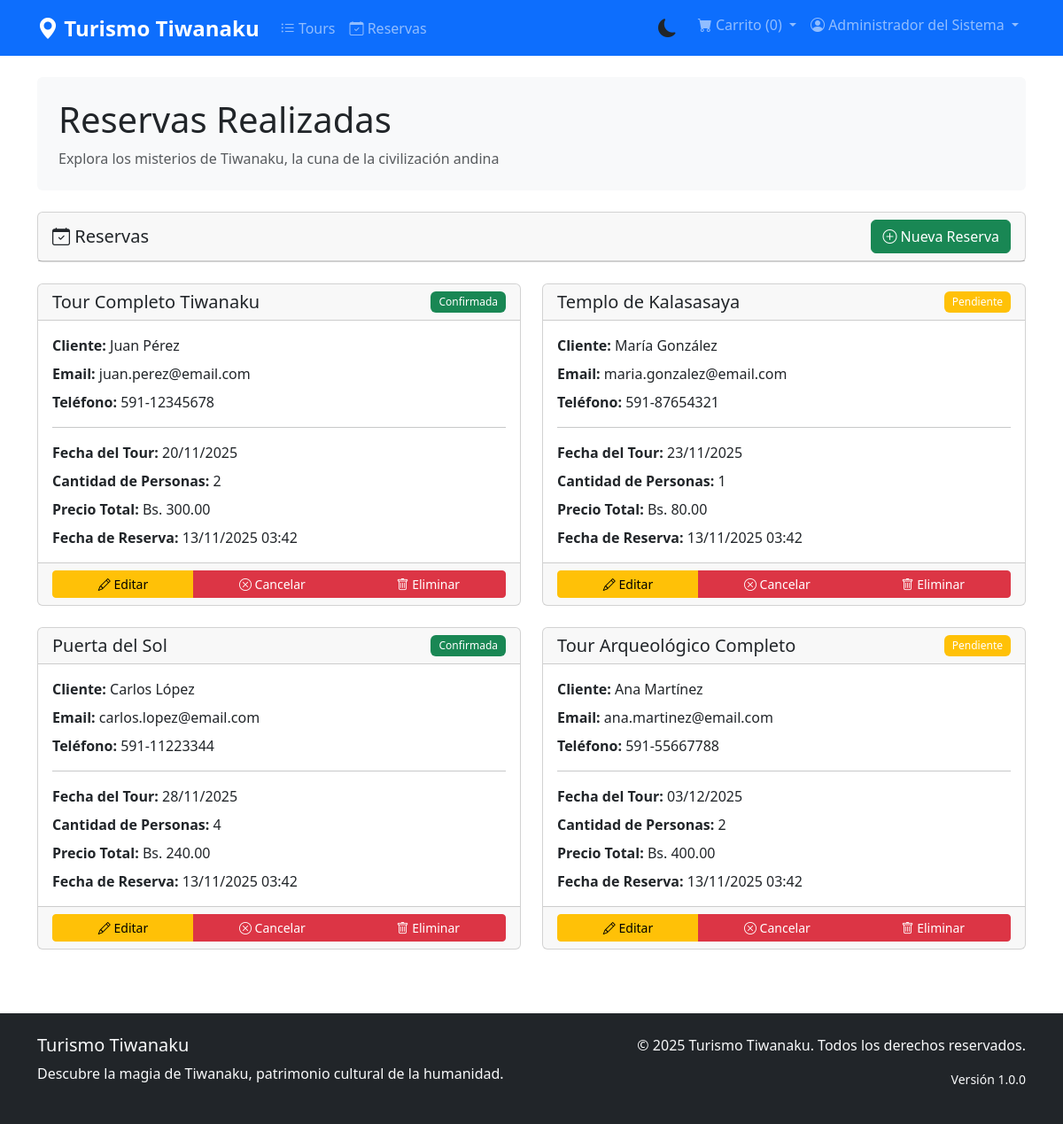
The page /index.php?controller=reservation&action=list (signed in) on the database its author committed.
### tables this page shows
CREATE TABLE IF NOT EXISTS reservations (
    id INT AUTO_INCREMENT PRIMARY KEY,
    tour_id INT NOT NULL,
    cliente_nombre VARCHAR(255) NOT NULL,
    cliente_email VARCHAR(255) NOT NULL,
    cliente_telefono VARCHAR(50) NOT NULL,
    cantidad_personas INT NOT NULL,
    fecha_tour DATE NOT NULL,
    estado ENUM('pendiente', 'confirmada', 'cancelada') DEFAULT 'pendiente',
    fecha_reserva DATETIME DEFAULT CURRENT_TIMESTAMP,
    fecha_actualizacion DATETIME DEFAULT CURRENT_TIMESTAMP ON UPDATE CURRENT_TIMESTAMP,
    FOREIGN KEY (tour_id) REFERENCES tours(id) ON DELETE CASCADE,
    INDEX idx_tour_id (tour_id),
    INDEX idx_estado (estado),
    INDEX idx_fecha_tour (fecha_tour),
    INDEX idx_fecha_reserva (fecha_reserva)
);

CREATE TABLE IF NOT EXISTS tours (
    id INT AUTO_INCREMENT PRIMARY KEY,
    nombre VARCHAR(255) NOT NULL,
    descripcion TEXT NOT NULL,
    categoria VARCHAR(100) NOT NULL,
    precio DECIMAL(10, 2) NOT NULL,
    duracion INT NOT NULL COMMENT 'Duración en horas',
    cupos_disponibles INT NOT NULL DEFAULT 0,
    fecha_creacion DATETIME DEFAULT CURRENT_TIMESTAMP,
    fecha_actualizacion DATETIME DEFAULT CURRENT_TIMESTAMP ON UPDATE CURRENT_TIMESTAMP,
    INDEX idx_categoria (categoria),
    INDEX idx_precio (precio),
    INDEX idx_fecha_creacion (fecha_creacion)
);

### index.php (called while the page is built, shortened)
<?php
require_once __DIR__ . '/model/db.php';
$controlador = new $nombre_controlador();
$datos_a_vista["data"] = array();
if(method_exists($controlador,$_GET["action"])) $datos_a_vista["data"] = $controlador->{$_GET["action"]}();
require_once __DIR__ . '/view/template/header.php';
require_once __DIR__ . '/view/'.$controlador->view.'.php';
require_once __DIR__ . '/view/template/footer.php';
?>

### controller/reservation.php (called while the page is built, shortened)
<?php
require_once __DIR__ . '/../model/reservation.php';
class ReservationController{
	public function __construct() {
		$this->objeto_reserva = new Reservation();
	}
	public function list(){
		return $this->objeto_reserva->getReservations([]);
	}
}
?>

### model/db.php (called while the page is built, shortened)
<?php
class Db {
	public function __construct() {
		$this->host = constant('DB_HOST');
		$this->db = constant('DB');
		$this->user = constant('DB_USER');
		$this->pass = constant('DB_PASS');
		try {
           $this->conection = new PDO('mysql:host='.$this->host.';dbname='.$this->db, $this->user, $this->pass);
        } catch (PDOException $e) {
            echo "Error de conexión: " . $e->getMessage();
            exit();
        }
	}
}
?>

### model/reservation.php (called while the page is built, shortened)
<?php
require_once __DIR__ . '/db.php';
class Reservation {
	private $table = 'reservations';
	private $conection;
	public function getConection(){
		$dbObj = new Db();
		$this->conection = $dbObj->conection;
	}
	public function getReservations($filters = []){
		$sql = "SELECT r.*, t.nombre as tour_nombre, t.precio as tour_precio
				FROM ".$this->table." r
				INNER JOIN tours t ON r.tour_id = t.id
				ORDER BY r.fecha_reserva DESC";
		$stmt = $this->conection->prepare($sql);
		$stmt->execute();
		return $stmt->fetchAll();
	}
}
?>

### view/listar_reservas.php (the view, shortened to what this page needs)
<div class="row mb-4">
	<div class="col-md-12">
		<div class="card">
			<div class="card-header d-flex justify-content-between align-items-center">
				<h5 class="mb-0"><i class="bi bi-calendar-check"></i> Reservas</h5>
				<a href="index.php?controller=reservation&action=create" class="btn btn-success">
					<i class="bi bi-plus-circle"></i> Nueva Reserva
				</a>
			</div>
		</div>
	</div>
</div>
<div class="row">
	<?php
	if(isset($datos_a_vista['data']) && count($datos_a_vista['data']) > 0){
		foreach($datos_a_vista['data'] as $reservation){
			$badgeClass = 'bg-secondary';
			if($reservation['estado'] == 'confirmada') $badgeClass = 'bg-success';
			if($reservation['estado'] == 'pendiente') $badgeClass = 'bg-warning';
			?>
			<div class="col-md-6 mb-4">
				<div class="card">
					<div class="card-header d-flex justify-content-between align-items-center">
						<h5 class="mb-0"><?php echo htmlspecialchars($reservation['tour_nombre']); ?></h5>
						<span class="badge <?php echo $badgeClass; ?>"><?php echo ucfirst($reservation['estado']); ?></span>
					</div>
					<div class="card-body">
						<p class="mb-2"><strong>Cliente:</strong> <?php echo htmlspecialchars($reservation['cliente_nombre']); ?></p>
						<p class="mb-2"><strong>Email:</strong> <?php echo htmlspecialchars($reservation['cliente_email']); ?></p>
						<p class="mb-2"><strong>Teléfono:</strong> <?php echo htmlspecialchars($reservation['cliente_telefono']); ?></p>
						<hr>
						<p class="mb-2"><strong>Fecha del Tour:</strong> <?php echo date('d/m/Y', strtotime($reservation['fecha_tour'])); ?></p>
						<p class="mb-2"><strong>Cantidad de Personas:</strong> <?php echo $reservation['cantidad_personas']; ?></p>
						<p class="mb-2"><strong>Precio Total:</strong> Bs. <?php echo number_format($reservation['tour_precio'] * $reservation['cantidad_personas'], 2); ?></p>
						<p class="mb-0"><strong>Fecha de Reserva:</strong> <?php echo date('d/m/Y H:i', strtotime($reservation['fecha_reserva'])); ?></p>
					</div>
					<div class="card-footer">
						<div class="btn-group w-100" role="group">
							<a href="index.php?controller=reservation&action=edit&id=<?php echo $reservation['id']; ?>" class="btn btn-sm btn-warning">
								<i class="bi bi-pencil"></i> Editar
							</a>
							<?php if($reservation['estado'] != 'cancelada'): ?>
								<a href="index.php?controller=reservation&action=cancel&id=<?php echo $reservation['id']; ?>" class="btn btn-sm btn-danger"
									onclick="return confirm('¿Está seguro de cancelar esta reserva?');">
									<i class="bi bi-x-circle"></i> Cancelar
								</a>
							<?php endif; ?>
							<a href="index.php?controller=reservation&action=confirmDelete&id=<?php echo $reservation['id']; ?>" class="btn btn-sm btn-danger">
								<i class="bi bi-trash"></i> Eliminar
							</a>
						</div>
					</div>
				</div>
			</div>
			<?php
		}
	}
	?>
</div>

### assets/css/style.css (style rules this page uses)
:root { --primary-color: #0d6efd; --secondary-color: #6c757d; --success-color: #198754; --danger-color: #dc3545; --warning-color: #ffc107; --info-color: #0dcaf0; --light-color: #f8f9fa; --dark-color: #212529; }
body { font-family: 'Segoe UI', Tahoma, Geneva, Verdana, sans-serif; min-height: 100vh; display: flex; flex-direction: column; }
.badge { padding: 0.5em 0.75em; font-weight: 500; }
.card { animation: fadeIn 0.3s ease-in; }

### rows shown on the page
reservations: tour.nombre "Tour Completo Tiwanaku", estado "Confirmada", cliente_nombre "Juan Pérez", cliente_email "juan.perez@email.com", cliente_telefono "591-12345678", fecha_tour "20/11/2025", cantidad_personas "2", $reservation['tour_precio'] * $reservation['cantidad_personas'] "300.00", fecha_reserva "13/11/2025 03:42"
reservations: tour.nombre "Templo de Kalasasaya", estado "Pendiente", cliente_nombre "María González", cliente_email "maria.gonzalez@email.com", cliente_telefono "591-87654321", fecha_tour "23/11/2025", cantidad_personas "1", tour.precio "80.00", fecha_reserva "13/11/2025 03:42"
reservations: tour.nombre "Puerta del Sol", estado "Confirmada", cliente_nombre "Carlos López", cliente_email "carlos.lopez@email.com", cliente_telefono "591-11223344", fecha_tour "28/11/2025", cantidad_personas "4", $reservation['tour_precio'] * $reservation['cantidad_personas'] "240.00", fecha_reserva "13/11/2025 03:42"
reservations: tour.nombre "Tour Arqueológico Completo", estado "Pendiente", cliente_nombre "Ana Martínez", cliente_email "ana.martinez@email.com", cliente_telefono "591-55667788", fecha_tour "03/12/2025", cantidad_personas "2", $reservation['tour_precio'] * $reservation['cantidad_personas'] "400.00", fecha_reserva "13/11/2025 03:42"

### other values the page prints
$_SESSION['nombre_completo'] "Administrador del Sistema"
$controlador->page_title "Reservas Realizadas"
constant('APP_NAME') "Turismo Tiwanaku"
constant('APP_VERSION') "1.0.0"
